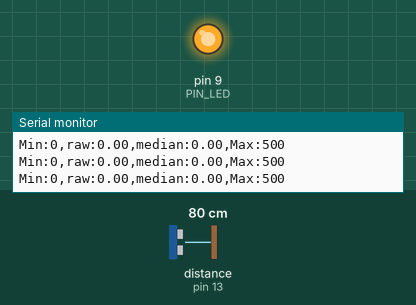
The sketch below on a simulated Arduino Uno, built with avr-gcc and run on an emulated ATmega328P. Parts: output pins drawn as LEDs (lit = HIGH), the last lines printed to the serial monitor. Wiring (inferred from the names in the program): ultrasonic range finder: trigger pin 12; echo pin 13. The test bench sets the inputs (shaded band); at power-on: distance to the obstacle (sensor on pin 13) 80 cm. The echo pulse lasts 58.3 µs per cm; pins used as bus, display or sensor lines are not drawn.

Above: at 1.2 s.
1.3 s: distance to the obstacle (sensor on pin 13) set to 18 cm
At 1.8 s:
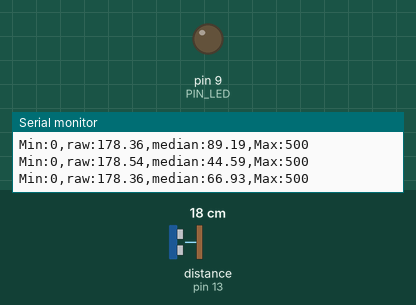
2.8 s: distance to the obstacle (sensor on pin 13) set to 2 cm
At 3.8 s:
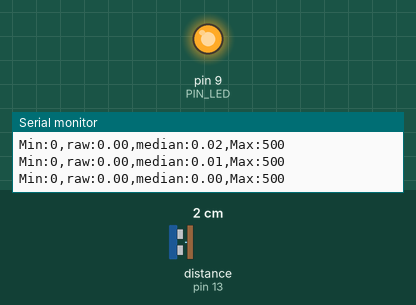
Timing chart, 0 to 5.8 s (numbered marks = the images above; inputs shaded):
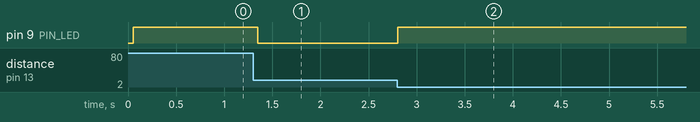

The sketch:

09_example_1.ino
```cpp
// Arduino pin assignment
#define PIN_LED 9
#define PIN_TRIG 12
#define PIN_ECHO 13
#define N 50

// configurable parameters
#define SND_VEL 346.0 // sound velocity at 24 celsius degree (unit: m/s)
#define INTERVAL 25 // sampling interval (unit: ms)
#define _DIST_MIN 100 // minimum distance to be measured (unit: mm)
#define _DIST_MAX 300 // maximum distance to be measured (unit: mm)
#define _DIST_ALPHA 0.5 // EMA weight of new sample (range: 0 to 1). Setting this value to 1 effectively disables EMA filter.

// global variables
float timeout; // unit: us
float dist_min, dist_max, dist_raw, dist_ema, alpha, past_ema, median; // unit: mm
unsigned long last_sampling_time; // unit: ms
float scale; // used for pulse duration to distance conversion
int ii=0;
float emas[100];
float sorted_emas[100];

void setup() {
// initialize GPIO pins


  pinMode(PIN_LED,OUTPUT);
  pinMode(PIN_TRIG,OUTPUT);
  digitalWrite(PIN_TRIG, LOW);
  pinMode(PIN_ECHO,INPUT);

// initialize USS related variables
  dist_min = _DIST_MIN;
  dist_max = _DIST_MAX;
  alpha = _DIST_ALPHA;
  timeout = (INTERVAL / 2) * 1000.0; // precalculate pulseIn() timeout value. (unit: us)
  dist_raw = 0.0; // raw distance output from USS (unit: mm)
  scale = 0.001 * 0.5 * SND_VEL;

// initialize serial port
  Serial.begin(57600);

// initialize last sampling time
  last_sampling_time = 0;
}

int sort_asc(const void *cmp1, const void *cmp2)
{
  // Need to cast the void * to int *
  float a = *((float *)cmp1);
  float b = *((float *)cmp2);
  // The comparison
  return a < b ? -1 : (a == b ? 1 : 0);
}

void loop() {
// wait until next sampling time.
// millis() returns the number of milliseconds since the program started. Will overflow after 50 days.
  if(millis() < last_sampling_time + INTERVAL) return;

// get a distance reading from the USS
  dist_raw = USS_measure(PIN_TRIG,PIN_ECHO);
  past_ema = dist_ema;
  dist_ema = alpha*dist_raw+(1-alpha)*past_ema;

  if (ii<N) emas[ii] = dist_ema;
  else {
    for (int i=0;i<N-1;i++) {
      emas[i]=emas[i+1];
    }
    emas[N-1] = dist_ema;
  }
  for (int i=0;i<N;i++) sorted_emas[i]=emas[i];
  qsort(sorted_emas,N,sizeof(float),sort_asc);
  if (N%2==0) median = ((sorted_emas[N/2-1]+sorted_emas[N/2])/2);
  else median = sorted_emas[N/2];
  ii++;

  /*for (int i=0;i<N;i++) {
    Serial.print(emas[i]);
    Serial.print(", ");
  }
  Serial.println();*/

// output the read value to the serial port
  Serial.print("Min:0,");
  Serial.print("raw:");
  Serial.print(dist_raw);
  Serial.print(",");
  Serial.print("median:");
  Serial.print(median);
  Serial.print(",");
  Serial.println("Max:500");

// turn on the LED if the distance is between dist_min and dist_max
  if(dist_raw < dist_min || dist_raw > dist_max) {
    analogWrite(PIN_LED, 255);
  }
  else {
    analogWrite(PIN_LED, 0);
  }

// update last sampling time
  last_sampling_time += INTERVAL;
}

// get a distance reading from USS. return value is in millimeter.
float USS_measure(int TRIG, int ECHO)
{
  float reading;
  digitalWrite(TRIG, HIGH);
  delayMicroseconds(10);
  digitalWrite(TRIG, LOW);
  reading = pulseIn(ECHO, HIGH, timeout) * scale; // unit: mm
  if(reading < dist_min || reading > dist_max) reading = 0.0; // return 0 when out of range.
  return reading;
}
```

Measured:
- after the input at 1.3 s, pin 9 (PIN_LED): HIGH → LOW after 0.05 s
- after the input at 2.8 s, pin 9 (PIN_LED): LOW → HIGH at once
